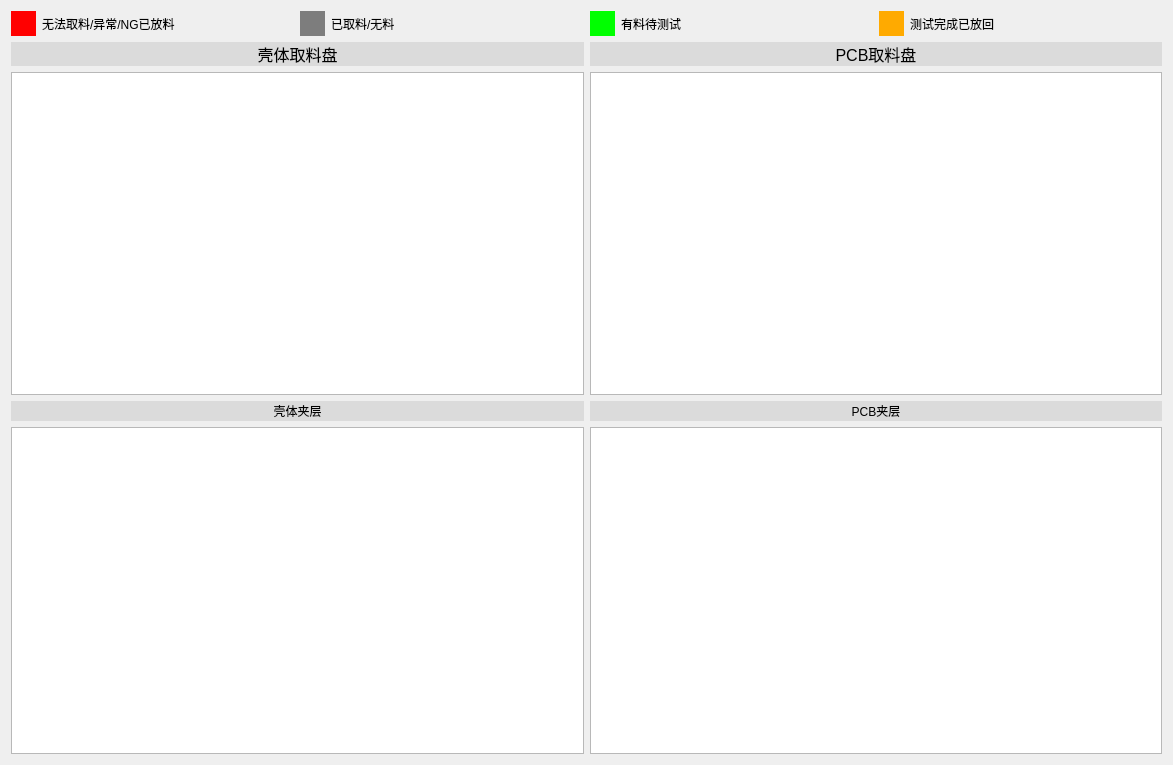
<?xml version="1.0" encoding="UTF-8"?>
<ui version="4.0">
 <class>WidgetTrayState</class>
 <widget class="QWidget" name="WidgetTrayState">
  <property name="geometry">
   <rect>
    <x>0</x>
    <y>0</y>
    <width>1173</width>
    <height>765</height>
   </rect>
  </property>
  <property name="windowTitle">
   <string>Form</string>
  </property>
  <layout class="QGridLayout" name="gridLayout">
   <item row="0" column="0">
    <layout class="QVBoxLayout" name="verticalLayout">
     <item>
      <layout class="QHBoxLayout" name="horizontalLayout_4">
       <item>
        <layout class="QHBoxLayout" name="horizontalLayout">
         <item>
          <widget class="QLabel" name="label">
           <property name="minimumSize">
            <size>
             <width>25</width>
             <height>25</height>
            </size>
           </property>
           <property name="maximumSize">
            <size>
             <width>25</width>
             <height>25</height>
            </size>
           </property>
           <property name="styleSheet">
            <string notr="true">background-color: rgb(255, 0, 0);</string>
           </property>
           <property name="text">
            <string/>
           </property>
          </widget>
         </item>
         <item>
          <widget class="QLabel" name="label_2">
           <property name="text">
            <string>无法取料/异常/NG已放料</string>
           </property>
          </widget>
         </item>
        </layout>
       </item>
       <item>
        <layout class="QHBoxLayout" name="horizontalLayout_2">
         <item>
          <widget class="QLabel" name="label_3">
           <property name="minimumSize">
            <size>
             <width>25</width>
             <height>25</height>
            </size>
           </property>
           <property name="maximumSize">
            <size>
             <width>25</width>
             <height>25</height>
            </size>
           </property>
           <property name="styleSheet">
            <string notr="true">background-color: rgb(125, 125, 125);</string>
           </property>
           <property name="text">
            <string/>
           </property>
          </widget>
         </item>
         <item>
          <widget class="QLabel" name="label_4">
           <property name="text">
            <string>已取料/无料</string>
           </property>
          </widget>
         </item>
        </layout>
       </item>
       <item>
        <layout class="QHBoxLayout" name="horizontalLayout_7">
         <item>
          <widget class="QLabel" name="label_7">
           <property name="minimumSize">
            <size>
             <width>25</width>
             <height>25</height>
            </size>
           </property>
           <property name="maximumSize">
            <size>
             <width>25</width>
             <height>25</height>
            </size>
           </property>
           <property name="styleSheet">
            <string notr="true">background-color: rgb(0, 255, 0);</string>
           </property>
           <property name="text">
            <string/>
           </property>
          </widget>
         </item>
         <item>
          <widget class="QLabel" name="label_8">
           <property name="text">
            <string>有料待测试</string>
           </property>
          </widget>
         </item>
        </layout>
       </item>
       <item>
        <layout class="QHBoxLayout" name="horizontalLayout_3">
         <item>
          <widget class="QLabel" name="label_5">
           <property name="minimumSize">
            <size>
             <width>25</width>
             <height>25</height>
            </size>
           </property>
           <property name="maximumSize">
            <size>
             <width>25</width>
             <height>25</height>
            </size>
           </property>
           <property name="styleSheet">
            <string notr="true">background-color: rgb(255, 170, 0);</string>
           </property>
           <property name="text">
            <string/>
           </property>
          </widget>
         </item>
         <item>
          <widget class="QLabel" name="label_6">
           <property name="text">
            <string>测试完成已放回</string>
           </property>
          </widget>
         </item>
        </layout>
       </item>
      </layout>
     </item>
     <item>
      <layout class="QHBoxLayout" name="horizontalLayout_5" stretch="1,1">
       <item>
        <layout class="QVBoxLayout" name="verticalLayout_9">
         <item>
          <widget class="QLabel" name="labelFeedHolder">
           <property name="minimumSize">
            <size>
             <width>0</width>
             <height>20</height>
            </size>
           </property>
           <property name="maximumSize">
            <size>
             <width>16777215</width>
             <height>16777215</height>
            </size>
           </property>
           <property name="font">
            <font>
             <pointsize>12</pointsize>
            </font>
           </property>
           <property name="styleSheet">
            <string notr="true">background-color: rgb(219, 219, 219);</string>
           </property>
           <property name="text">
            <string>壳体取料盘</string>
           </property>
           <property name="alignment">
            <set>Qt::AlignCenter</set>
           </property>
          </widget>
         </item>
         <item>
          <widget class="QTableWidget" name="tableWidgetFeedHolder"/>
         </item>
        </layout>
       </item>
       <item>
        <layout class="QVBoxLayout" name="verticalLayout_21">
         <item>
          <widget class="QLabel" name="labelFeedPCB">
           <property name="minimumSize">
            <size>
             <width>0</width>
             <height>20</height>
            </size>
           </property>
           <property name="maximumSize">
            <size>
             <width>16777215</width>
             <height>16777215</height>
            </size>
           </property>
           <property name="font">
            <font>
             <pointsize>12</pointsize>
            </font>
           </property>
           <property name="styleSheet">
            <string notr="true">background-color: rgb(219, 219, 219);</string>
           </property>
           <property name="text">
            <string>PCB取料盘</string>
           </property>
           <property name="alignment">
            <set>Qt::AlignCenter</set>
           </property>
          </widget>
         </item>
         <item>
          <widget class="QTableWidget" name="tableWidgetFeedPCB"/>
         </item>
        </layout>
       </item>
      </layout>
     </item>
     <item>
      <layout class="QHBoxLayout" name="horizontalLayout_10" stretch="1,1">
       <item>
        <layout class="QVBoxLayout" name="verticalLayout_6">
         <item>
          <widget class="QLabel" name="labelHolderLayer">
           <property name="minimumSize">
            <size>
             <width>0</width>
             <height>20</height>
            </size>
           </property>
           <property name="styleSheet">
            <string notr="true">background-color: rgb(219, 219, 219);</string>
           </property>
           <property name="text">
            <string>壳体夹层</string>
           </property>
           <property name="alignment">
            <set>Qt::AlignCenter</set>
           </property>
          </widget>
         </item>
         <item>
          <widget class="QTableWidget" name="tableWidgetHolderLayer"/>
         </item>
        </layout>
       </item>
       <item>
        <layout class="QVBoxLayout" name="verticalLayout_4">
         <item>
          <widget class="QLabel" name="labelPCBLayer">
           <property name="minimumSize">
            <size>
             <width>0</width>
             <height>20</height>
            </size>
           </property>
           <property name="styleSheet">
            <string notr="true">background-color: rgb(219, 219, 219);</string>
           </property>
           <property name="text">
            <string>PCB夹层</string>
           </property>
           <property name="alignment">
            <set>Qt::AlignCenter</set>
           </property>
          </widget>
         </item>
         <item>
          <widget class="QTableWidget" name="tableWidgetPCBLayer"/>
         </item>
        </layout>
       </item>
      </layout>
     </item>
    </layout>
   </item>
  </layout>
 </widget>
 <resources/>
 <connections/>
</ui>
